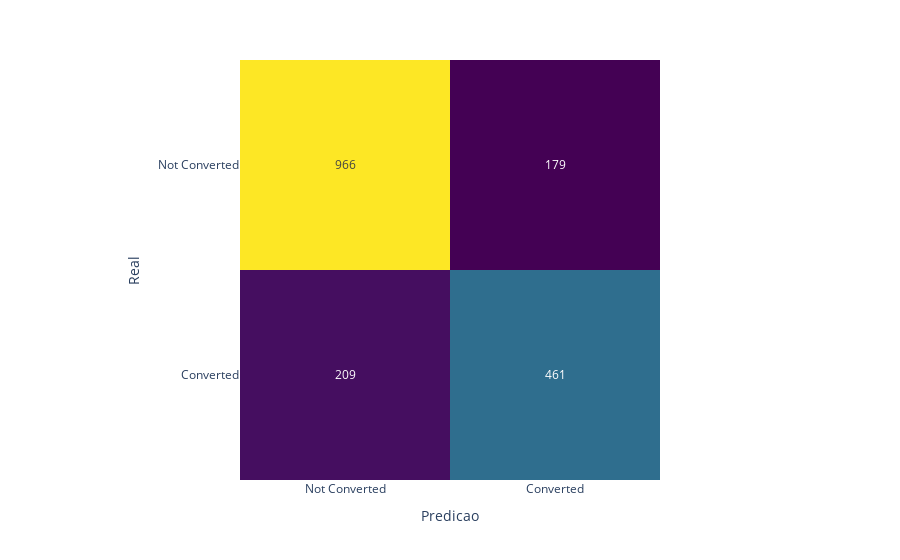

The notebook cell this image was saved under:
### Code cell
conf_matrix = confusion_matrix(y_test, y_pred)

fig = px.imshow(conf_matrix, labels=dict(x='Predicao', y='Real', color='Contagem'),
                x=['Not Converted', 'Converted'],
                y=['Not Converted', 'Converted'],
                color_continuous_scale='Viridis'
                )

fig.update_traces(text=conf_matrix, texttemplate = "%{z}")
fig.update_layout(coloraxis_showscale=False)
fig.show()

### Figure 1 — Plotly figure (JSON) as saved in the notebook; plotly's stock layout.template omitted (floating-point values rounded to 4 significant figures)
{"data": [{"coloraxis": "coloraxis", "hovertemplate": "Predicao: %{x}<br>Real: %{y}<br>Contagem: %{z}<extra></extra>", "name": "0", "text": [[966, 179], [209, 461]], "texttemplate": "%{z}", "type": "heatmap", "x": ["Not Converted", "Converted"], "xaxis": "x", "y": ["Not Converted", "Converted"], "yaxis": "y", "z": [[966, 179], [209, 461]]}], "layout": {"coloraxis": {"colorbar": {"title": {"text": "Contagem"}}, "colorscale": [[0, "#440154"], [0.1111, "#482878"], [0.2222, "#3e4989"], [0.3333, "#31688e"], [0.4444, "#26828e"], [0.5556, "#1f9e89"], [0.6667, "#35b779"], [0.7778, "#6ece58"], [0.8889, "#b5de2b"], [1, "#fde725"]], "showscale": false}, "margin": {"t": 60}, "xaxis": {"anchor": "y", "constrain": "domain", "domain": [0, 1], "scaleanchor": "y", "title": {"text": "Predicao"}}, "yaxis": {"anchor": "x", "autorange": "reversed", "constrain": "domain", "domain": [0, 1], "title": {"text": "Real"}}}}
